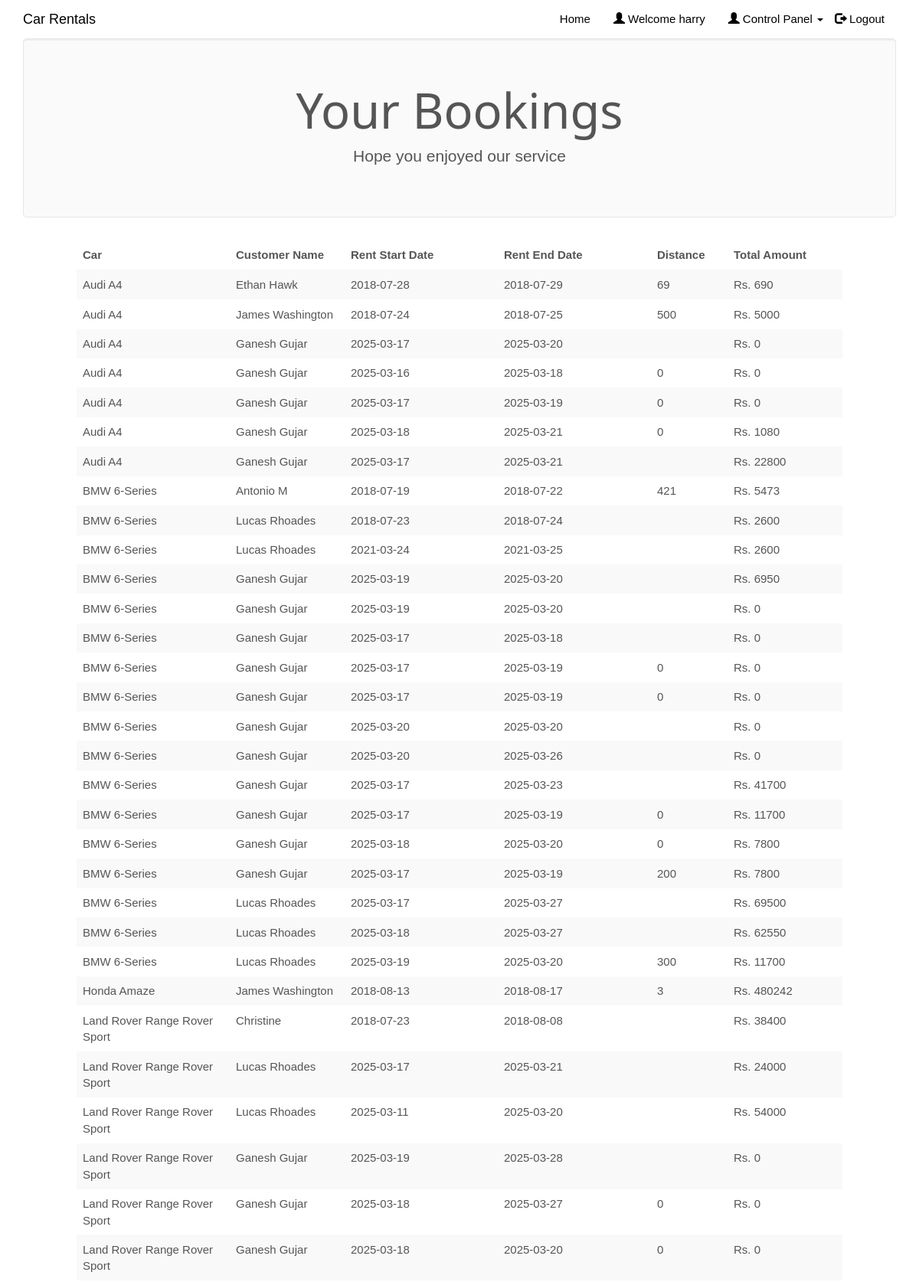
Page /clientview.php (signed in, upper part) on the committed database.
### tables this page shows
CREATE TABLE IF NOT EXISTS `rentedcars` (
  `id` int NOT NULL AUTO_INCREMENT,
  `customer_username` varchar(50) NOT NULL,
  `car_id` int NOT NULL,
  `driver_id` int NOT NULL,
  `booking_date` date NOT NULL,
  `rent_start_date` date NOT NULL,
  `rent_end_date` date NOT NULL,
  `car_return_date` date DEFAULT NULL,
  `fare` double NOT NULL,
  `charge_type` varchar(25) NOT NULL DEFAULT 'days',
  `distance` double DEFAULT NULL,
  `no_of_days` int DEFAULT NULL,
  `total_amount` double DEFAULT NULL,
  `return_status` varchar(10) NOT NULL,
  `distance_or_days` int NOT NULL,
  `amount` float NOT NULL,
  PRIMARY KEY (`id`),
  KEY `customer_username` (`customer_username`),
  KEY `car_id` (`car_id`),
  KEY `driver_id` (`driver_id`)
);

CREATE TABLE IF NOT EXISTS `cars` (
  `car_id` int NOT NULL AUTO_INCREMENT,
  `car_name` varchar(50) NOT NULL,
  `car_nameplate` varchar(50) NOT NULL,
  `car_img` varchar(50) DEFAULT 'NA',
  `ac_price` float NOT NULL,
  `non_ac_price` float NOT NULL,
  `ac_price_per_day` float NOT NULL,
  `non_ac_price_per_day` float NOT NULL,
  `car_availability` varchar(10) NOT NULL,
  PRIMARY KEY (`car_id`),
  UNIQUE KEY `car_nameplate` (`car_nameplate`)
);

CREATE TABLE IF NOT EXISTS `customers` (
  `customer_username` varchar(50) NOT NULL,
  `customer_name` varchar(50) NOT NULL,
  `customer_phone` varchar(15) NOT NULL,
  `customer_email` varchar(25) NOT NULL,
  `customer_address` varchar(50) NOT NULL,
  `customer_password` varchar(20) NOT NULL,
  PRIMARY KEY (`customer_username`)
);

### clientview.php (the view, shortened to what this page needs)
<!DOCTYPE html>
<html>
<?php
$conn = Connect();
?>
<head>
<link rel="stylesheet" href="assets/bootstrap/css/bootstrap.min.css">
<link rel="stylesheet" href="assets/fonts/font-awesome.min.css">
<link rel="stylesheet" href="assets/w3css/w3.css">
<link rel="stylesheet" type="text/css" href="assets/css/customerlogin.css">
<link rel="stylesheet" type="text/css" media="screen" href="assets/css/clientpage.css" />
</head>
<body id="page-top" data-spy="scroll" data-target=".navbar-fixed-top">
    <nav class="navbar navbar-custom navbar-fixed-top" role="navigation" style="color: black">
        <div class="container">
            <div class="navbar-header">
                <a class="navbar-brand page-scroll" href="index.php">
                   Car Rentals </a>
            </div>
            <?php
                if(isset($_SESSION['login_client'])){
            ?>
            <div class="collapse navbar-collapse navbar-right navbar-main-collapse">
                <ul class="nav navbar-nav">
                    <li>
                        <a href="index.php">Home</a>
                    </li>
                    <li>
                        <a href="#"><span class="glyphicon glyphicon-user"></span> Welcome <?php echo $_SESSION['login_client']; ?></a>
                    </li>
                    <li>
                    <ul class="nav navbar-nav navbar-right">
            <li><a href="#" class="dropdown-toggle active" data-toggle="dropdown" role="button" aria-haspopup="true" aria-expanded="false"><span class="glyphicon glyphicon-user"></span> Control Panel <span class="caret"></span> </a>
            </li>
          </ul>
                    </li>
                    <li>
                        <a href="logout.php"><span class="glyphicon glyphicon-log-out"></span> Logout</a>
                    </li>
                </ul>
            </div>
            <?php
                }
                ?>
        </div>
    </nav>
<?php $login_client = $_SESSION['login_client'];
    $sql1 = "SELECT * FROM rentedcars rc, clientcars cc, customers c, cars WHERE cc.client_username = '$login_client' AND cc.car_id = rc.car_id AND rc.return_status = 'R' AND c.customer_username = rc.customer_username AND cc.car_id = cars.car_id";
    $result1 = $conn->query($sql1);
    if (mysqli_num_rows($result1) > 0) {
?>
<div class="container">
      <div class="jumbotron">
        <h1 class="text-center">Your Bookings</h1>
        <p class="text-center"> Hope you enjoyed our service </p>
      </div>
    </div>
    <div class="table-responsive" style="padding-left: 100px; padding-right: 100px;" >
<table class="table table-striped">
  <thead class="thead-dark">
<tr>
<th width="20%">Car</th>
<th width="15%">Customer Name</th>
<th width="20%">Rent Start Date</th>
<th width="20%">Rent End Date</th>
<th width="10%">Distance</th>
<th width="15%">Total Amount</th>
</tr>
</thead>
<?php
        while($row = mysqli_fetch_assoc($result1)) {
?>
<tr>
<td><?php echo $row["car_name"]; ?></td>
<td><?php echo $row["customer_name"]; ?></td>
<td><?php echo $row["rent_start_date"] ?></td>
<td><?php echo $row["rent_end_date"]; ?></td>
<td><?php echo $row["distance"]; ?></td>
<td>Rs. <?php echo $row["total_amount"]; ?></td>
</tr>
<?php        } ?>
                </table>
                </div>
            <?php
        } ?>
</body>
</html>

### assets/w3css/w3.css (style rules this page uses)
*, *:before, *:after { box-sizing: inherit }
html { -ms-text-size-adjust: 100%; -webkit-text-size-adjust: 100% }
body { margin: 0 }
article, aside, details, figcaption, figure, footer, header, main, menu, nav, section, summary { display: block }
a { background-color: transparent; -webkit-text-decoration-skip: objects }
html, body { font-family: Verdana, sans-serif; font-size: 15px; line-height: 1.5 }
html { overflow-x: hidden }
h1 { font-size: 36px }
h1, h2, h3, h4, h5, h6 { font-family: "Segoe UI", Arial, sans-serif; font-weight: 400; margin: 10px 0 }
a { color: inherit }

### assets/css/customerlogin.css (style rules this page uses)
body, html { height: 100%; }
body { padding-top: 50px; background-size: 100%; }

### rows in the picture
rentedcars: car.car_name "Audi A4", customer_username.customer_name "Ethan Hawk", rent_start_date "2018-07-28", rent_end_date "2018-07-29", distance "69", total_amount "690"
rentedcars: car.car_name "Audi A4", customer_username.customer_name "James Washington", rent_start_date "2018-07-24", rent_end_date "2018-07-25", distance "500", total_amount "5000"
rentedcars: car.car_name "Audi A4", customer_username.customer_name "Ganesh Gujar", rent_start_date "2025-03-17", rent_end_date "2025-03-20", total_amount "0"
rentedcars: car.car_name "Audi A4", customer_username.customer_name "Ganesh Gujar", rent_start_date "2025-03-16", rent_end_date "2025-03-18", distance "0", total_amount "0"
rentedcars: car.car_name "Audi A4", customer_username.customer_name "Ganesh Gujar", rent_start_date "2025-03-17", rent_end_date "2025-03-19", distance "0", total_amount "0"
rentedcars: car.car_name "Audi A4", customer_username.customer_name "Ganesh Gujar", rent_start_date "2025-03-18", rent_end_date "2025-03-21", distance "0", total_amount "1080"
rentedcars: car.car_name "Audi A4", customer_username.customer_name "Ganesh Gujar", rent_start_date "2025-03-17", rent_end_date "2025-03-21", total_amount "22800"
rentedcars: car.car_name "BMW 6-Series", customer_username.customer_name "Antonio M", rent_start_date "2018-07-19", rent_end_date "2018-07-22", distance "421", total_amount "5473"
rentedcars: car.car_name "BMW 6-Series", customer_username.customer_name "Lucas Rhoades", rent_start_date "2018-07-23", rent_end_date "2018-07-24", total_amount "2600"
rentedcars: car.car_name "BMW 6-Series", customer_username.customer_name "Lucas Rhoades", rent_start_date "2021-03-24", rent_end_date "2021-03-25", total_amount "2600"
rentedcars: car.car_name "BMW 6-Series", customer_username.customer_name "Ganesh Gujar", rent_start_date "2025-03-19", rent_end_date "2025-03-20", total_amount "6950"
rentedcars: car.car_name "BMW 6-Series", customer_username.customer_name "Ganesh Gujar", rent_start_date "2025-03-19", rent_end_date "2025-03-20", total_amount "0"
rentedcars: car.car_name "BMW 6-Series", customer_username.customer_name "Ganesh Gujar", rent_start_date "2025-03-17", rent_end_date "2025-03-18", total_amount "0"
rentedcars: car.car_name "BMW 6-Series", customer_username.customer_name "Ganesh Gujar", rent_start_date "2025-03-17", rent_end_date "2025-03-19", distance "0", total_amount "0"
rentedcars: car.car_name "BMW 6-Series", customer_username.customer_name "Ganesh Gujar", rent_start_date "2025-03-17", rent_end_date "2025-03-19", distance "0", total_amount "0"
rentedcars: car.car_name "BMW 6-Series", customer_username.customer_name "Ganesh Gujar", rent_start_date "2025-03-20", rent_end_date "2025-03-20", total_amount "0"
rentedcars: car.car_name "BMW 6-Series", customer_username.customer_name "Ganesh Gujar", rent_start_date "2025-03-20", rent_end_date "2025-03-26", total_amount "0"
rentedcars: car.car_name "BMW 6-Series", customer_username.customer_name "Ganesh Gujar", rent_start_date "2025-03-17", rent_end_date "2025-03-23", total_amount "41700"
rentedcars: car.car_name "BMW 6-Series", customer_username.customer_name "Ganesh Gujar", rent_start_date "2025-03-17", rent_end_date "2025-03-19", distance "0", total_amount "11700"
rentedcars: car.car_name "BMW 6-Series", customer_username.customer_name "Ganesh Gujar", rent_start_date "2025-03-18", rent_end_date "2025-03-20", distance "0", total_amount "7800"
rentedcars: car.car_name "BMW 6-Series", customer_username.customer_name "Ganesh Gujar", rent_start_date "2025-03-17", rent_end_date "2025-03-19", distance "200", total_amount "7800"
rentedcars: car.car_name "BMW 6-Series", customer_username.customer_name "Lucas Rhoades", rent_start_date "2025-03-17", rent_end_date "2025-03-27", total_amount "69500"
rentedcars: car.car_name "BMW 6-Series", customer_username.customer_name "Lucas Rhoades", rent_start_date "2025-03-18", rent_end_date "2025-03-27", total_amount "62550"
rentedcars: car.car_name "BMW 6-Series", customer_username.customer_name "Lucas Rhoades", rent_start_date "2025-03-19", rent_end_date "2025-03-20", distance "300", total_amount "11700"
rentedcars: car.car_name "Honda Amaze", customer_username.customer_name "James Washington", rent_start_date "2018-08-13", rent_end_date "2018-08-17", distance "3", total_amount "480242"
rentedcars: car.car_name "Land Rover Range Rover Sport", customer_username.customer_name "Christine", rent_start_date "2018-07-23", rent_end_date "2018-08-08", total_amount "38400"
rentedcars: car.car_name "Land Rover Range Rover Sport", customer_username.customer_name "Lucas Rhoades", rent_start_date "2025-03-17", rent_end_date "2025-03-21", total_amount "24000"
rentedcars: car.car_name "Land Rover Range Rover Sport", customer_username.customer_name "Lucas Rhoades", rent_start_date "2025-03-11", rent_end_date "2025-03-20", total_amount "54000"
rentedcars: car.car_name "Land Rover Range Rover Sport", customer_username.customer_name "Ganesh Gujar", rent_start_date "2025-03-19", rent_end_date "2025-03-28", total_amount "0"
rentedcars: car.car_name "Land Rover Range Rover Sport", customer_username.customer_name "Ganesh Gujar", rent_start_date "2025-03-18", rent_end_date "2025-03-27", distance "0", total_amount "0"
rentedcars: car.car_name "Land Rover Range Rover Sport", customer_username.customer_name "Ganesh Gujar", rent_start_date "2025-03-18", rent_end_date "2025-03-20", distance "0", total_amount "0"

### other values in the picture
$_SESSION['login_client'] "harry"
